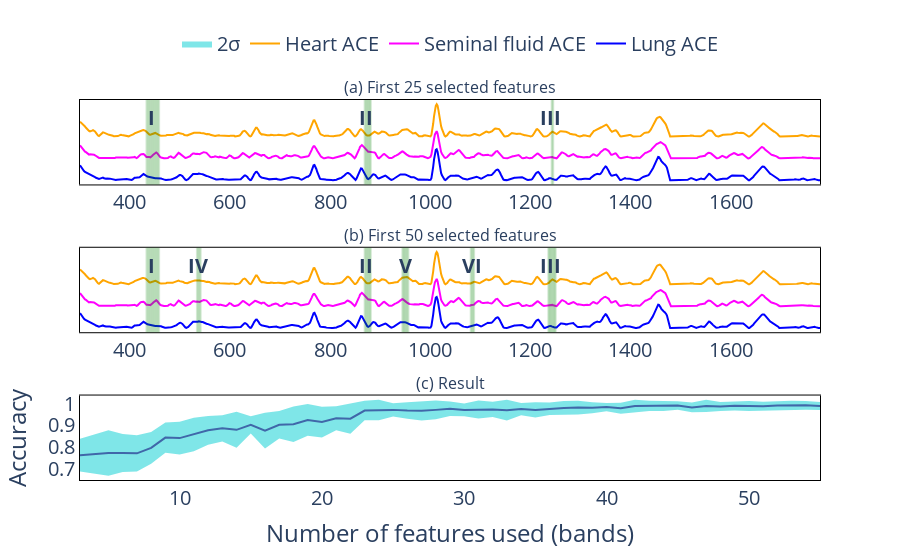

The cell this chart's notebook holds for it:
### Markdown cell above
### Plots

### Code cell
plot_accs(x_axis,data,weights)

### Figure 1 — Plotly figure (JSON) as saved in the notebook; plotly's stock layout.template omitted (floating-point values rounded to 4 significant figures; data arrays with more than 128 entries replaced by an {"elided": "..."} marker saying what was removed)
{"data": [{"marker": {"color": "blue"}, "name": "Lung ACE", "type": "scatter", "x": {"elided": "854 float values"}, "xaxis": "x", "y": {"elided": "855 float values"}, "yaxis": "y"}, {"marker": {"color": "magenta"}, "name": "Seminal fluid ACE", "type": "scatter", "x": {"elided": "854 float values"}, "xaxis": "x", "y": {"elided": "855 float values"}, "yaxis": "y"}, {"marker": {"color": "orange"}, "name": "Heart ACE", "type": "scatter", "x": {"elided": "854 float values"}, "xaxis": "x", "y": {"elided": "855 float values"}, "yaxis": "y"}, {"marker": {"color": "blue"}, "showlegend": false, "type": "scatter", "x": {"elided": "854 float values"}, "xaxis": "x2", "y": {"elided": "855 float values"}, "yaxis": "y2"}, {"marker": {"color": "magenta"}, "showlegend": false, "type": "scatter", "x": {"elided": "854 float values"}, "xaxis": "x2", "y": {"elided": "855 float values"}, "yaxis": "y2"}, {"marker": {"color": "orange"}, "showlegend": false, "type": "scatter", "x": {"elided": "854 float values"}, "xaxis": "x2", "y": {"elided": "855 float values"}, "yaxis": "y2"}, {"marker": {"color": "purple"}, "showlegend": false, "type": "scatter", "x": [3, 4, 5, 6, 7, 8, 9, 10, 11, 12, 13, 14, 15, 16, 17, 18, 19, 20, 21, 22, 23, 24, 25, 26, 27, 28, 29, 30, 31, 32, 33, 34, 35, 36, 37, 38, 39, 40, 41, 42, 43, 44, 45, 46, 47, 48, 49, 50, 51, 52, 53, 54, 55], "xaxis": "x3", "y": [0.7627, 0.7679, 0.7724, 0.7724, 0.7709, 0.7963, 0.8433, 0.841, 0.8575, 0.8769, 0.8858, 0.8791, 0.9022, 0.8754, 0.9022, 0.9045, 0.9246, 0.9149, 0.9321, 0.9306, 0.9679, 0.9701, 0.9709, 0.9679, 0.9664, 0.9709, 0.9761, 0.9709, 0.9724, 0.9731, 0.9694, 0.9746, 0.9709, 0.9761, 0.9799, 0.9813, 0.9806, 0.9836, 0.9784, 0.9888, 0.9896, 0.9888, 0.991, 0.9821, 0.9888, 0.9866, 0.9896, 0.9888, 0.9881, 0.991, 0.9925, 0.9918, 0.9888], "yaxis": "y3"}, {"line": {"color": "darkturquoise", "width": 0}, "mode": "lines", "showlegend": false, "type": "scatter", "x": [3, 4, 5, 6, 7, 8, 9, 10, 11, 12, 13, 14, 15, 16, 17, 18, 19, 20, 21, 22, 23, 24, 25, 26, 27, 28, 29, 30, 31, 32, 33, 34, 35, 36, 37, 38, 39, 40, 41, 42, 43, 44, 45, 46, 47, 48, 49, 50, 51, 52, 53, 54, 55], "xaxis": "x3", "y": [0.8376, 0.8572, 0.877, 0.8599, 0.8539, 0.8689, 0.913, 0.9167, 0.9344, 0.9429, 0.9465, 0.9619, 0.9417, 0.9573, 0.9652, 0.9859, 0.9974, 0.9856, 0.9875, 1.0, 1.012, 1.017, 1.001, 1.006, 1.011, 1.014, 1.009, 1.0, 1.014, 1.008, 1.017, 1.003, 1.006, 1.005, 1.012, 1.012, 1.006, 1.002, 1.004, 1.017, 1.013, 1.012, 1.011, 1.004, 1.017, 1.007, 1.011, 1.012, 1.008, 1.011, 1.013, 1.012, 1.007], "yaxis": "y3"}, {"fill": "tonexty", "line": {"color": "darkturquoise", "width": 0}, "mode": "lines", "name": "2σ", "type": "scatter", "x": [3, 4, 5, 6, 7, 8, 9, 10, 11, 12, 13, 14, 15, 16, 17, 18, 19, 20, 21, 22, 23, 24, 25, 26, 27, 28, 29, 30, 31, 32, 33, 34, 35, 36, 37, 38, 39, 40, 41, 42, 43, 44, 45, 46, 47, 48, 49, 50, 51, 52, 53, 54, 55], "xaxis": "x3", "y": [0.6878, 0.6786, 0.6678, 0.6849, 0.6879, 0.7236, 0.7736, 0.7654, 0.7805, 0.8109, 0.8252, 0.7963, 0.8628, 0.7935, 0.8393, 0.8231, 0.8518, 0.8442, 0.8767, 0.8611, 0.9234, 0.923, 0.9403, 0.9298, 0.9223, 0.9282, 0.9429, 0.9418, 0.9309, 0.9383, 0.9218, 0.9462, 0.9362, 0.9472, 0.9482, 0.9502, 0.9554, 0.9649, 0.9525, 0.9607, 0.9662, 0.9659, 0.9712, 0.9598, 0.9607, 0.9657, 0.9682, 0.9659, 0.9678, 0.9712, 0.9725, 0.9718, 0.9702], "yaxis": "y3"}], "layout": {"annotations": [{"font": {"size": 16}, "showarrow": false, "text": "(a) First 25 selected features", "x": 0.5, "xanchor": "center", "xref": "paper", "y": 1, "yanchor": "bottom", "yref": "paper"}, {"font": {"size": 16}, "showarrow": false, "text": "(b) First 50 selected features", "x": 0.5, "xanchor": "center", "xref": "paper", "y": 0.6111, "yanchor": "bottom", "yref": "paper"}, {"font": {"size": 16}, "showarrow": false, "text": "(c) Result", "x": 0.5, "xanchor": "center", "xref": "paper", "y": 0.2222, "yanchor": "bottom", "yref": "paper"}, {"showarrow": false, "text": "<b>I<b>", "x": 444, "xref": "x", "y": 2, "yref": "y"}, {"showarrow": false, "text": "<b>II<b>", "x": 872, "xref": "x", "y": 2, "yref": "y"}, {"showarrow": false, "text": "<b>III<b>", "x": 1240, "xref": "x", "y": 2, "yref": "y"}, {"showarrow": false, "text": "<b>I<b>", "x": 444, "xref": "x2", "y": 2, "yref": "y2"}, {"showarrow": false, "text": "<b>II<b>", "x": 872, "xref": "x2", "y": 2, "yref": "y2"}, {"showarrow": false, "text": "<b>III<b>", "x": 1240, "xref": "x2", "y": 2, "yref": "y2"}, {"showarrow": false, "text": "<b>IV<b>", "x": 537, "xref": "x2", "y": 2, "yref": "y2"}, {"showarrow": false, "text": "<b>V<b>", "x": 950, "xref": "x2", "y": 2, "yref": "y2"}, {"showarrow": false, "text": "<b>VI<b>", "x": 1084, "xref": "x2", "y": 2, "yref": "y2"}], "font": {"size": 20}, "legend": {"orientation": "h", "x": 0.5, "xanchor": "center", "y": 1.2, "yanchor": "top"}, "plot_bgcolor": "rgba(255,255,255,255)", "shapes": [{"line": {"color": "green", "dash": "solid"}, "opacity": 0.15, "type": "line", "x0": 876.1, "x1": 876.1, "xref": "x", "y0": 0, "y1": 1, "yref": "y domain"}, {"line": {"color": "green", "dash": "solid"}, "opacity": 0.15, "type": "line", "x0": 874.3, "x1": 874.3, "xref": "x", "y0": 0, "y1": 1, "yref": "y domain"}, {"line": {"color": "green", "dash": "solid"}, "opacity": 0.15, "type": "line", "x0": 450.7, "x1": 450.7, "xref": "x", "y0": 0, "y1": 1, "yref": "y domain"}, {"line": {"color": "green", "dash": "solid"}, "opacity": 0.15, "type": "line", "x0": 877.9, "x1": 877.9, "xref": "x", "y0": 0, "y1": 1, "yref": "y domain"}, {"line": {"color": "green", "dash": "solid"}, "opacity": 0.15, "type": "line", "x0": 452.7, "x1": 452.7, "xref": "x", "y0": 0, "y1": 1, "yref": "y domain"}, {"line": {"color": "green", "dash": "solid"}, "opacity": 0.15, "type": "line", "x0": 446.8, "x1": 446.8, "xref": "x", "y0": 0, "y1": 1, "yref": "y domain"}, {"line": {"color": "green", "dash": "solid"}, "opacity": 0.15, "type": "line", "x0": 448.8, "x1": 448.8, "xref": "x", "y0": 0, "y1": 1, "yref": "y domain"}, {"line": {"color": "green", "dash": "solid"}, "opacity": 0.15, "type": "line", "x0": 872.5, "x1": 872.5, "xref": "x", "y0": 0, "y1": 1, "yref": "y domain"}, {"line": {"color": "green", "dash": "solid"}, "opacity": 0.15, "type": "line", "x0": 444.9, "x1": 444.9, "xref": "x", "y0": 0, "y1": 1, "yref": "y domain"}, {"line": {"color": "green", "dash": "solid"}, "opacity": 0.15, "type": "line", "x0": 879.7, "x1": 879.7, "xref": "x", "y0": 0, "y1": 1, "yref": "y domain"}, {"line": {"color": "green", "dash": "solid"}, "opacity": 0.15, "type": "line", "x0": 454.6, "x1": 454.6, "xref": "x", "y0": 0, "y1": 1, "yref": "y domain"}, {"line": {"color": "green", "dash": "solid"}, "opacity": 0.15, "type": "line", "x0": 870.7, "x1": 870.7, "xref": "x", "y0": 0, "y1": 1, "yref": "y domain"}, {"line": {"color": "green", "dash": "solid"}, "opacity": 0.15, "type": "line", "x0": 442.9, "x1": 442.9, "xref": "x", "y0": 0, "y1": 1, "yref": "y domain"}, {"line": {"color": "green", "dash": "solid"}, "opacity": 0.15, "type": "line", "x0": 881.5, "x1": 881.5, "xref": "x", "y0": 0, "y1": 1, "yref": "y domain"}, {"line": {"color": "green", "dash": "solid"}, "opacity": 0.15, "type": "line", "x0": 456.6, "x1": 456.6, "xref": "x", "y0": 0, "y1": 1, "yref": "y domain"}, {"line": {"color": "green", "dash": "solid"}, "opacity": 0.15, "type": "line", "x0": 441.0, "x1": 441.0, "xref": "x", "y0": 0, "y1": 1, "yref": "y domain"}, {"line": {"color": "green", "dash": "solid"}, "opacity": 0.15, "type": "line", "x0": 435.1, "x1": 435.1, "xref": "x", "y0": 0, "y1": 1, "yref": "y domain"}, {"line": {"color": "green", "dash": "solid"}, "opacity": 0.15, "type": "line", "x0": 439.0, "x1": 439.0, "xref": "x", "y0": 0, "y1": 1, "yref": "y domain"}, {"line": {"color": "green", "dash": "solid"}, "opacity": 0.15, "type": "line", "x0": 868.9, "x1": 868.9, "xref": "x", "y0": 0, "y1": 1, "yref": "y domain"}, {"line": {"color": "green", "dash": "solid"}, "opacity": 0.15, "type": "line", "x0": 437.1, "x1": 437.1, "xref": "x", "y0": 0, "y1": 1, "yref": "y domain"}, {"line": {"color": "green", "dash": "solid"}, "opacity": 0.15, "type": "line", "x0": 433.2, "x1": 433.2, "xref": "x", "y0": 0, "y1": 1, "yref": "y domain"}, {"line": {"color": "green", "dash": "solid"}, "opacity": 0.15, "type": "line", "x0": 458.5, "x1": 458.5, "xref": "x", "y0": 0, "y1": 1, "yref": "y domain"}, {"line": {"color": "green", "dash": "solid"}, "opacity": 0.15, "type": "line", "x0": 1244.0, "x1": 1244.0, "xref": "x", "y0": 0, "y1": 1, "yref": "y domain"}, {"line": {"color": "green", "dash": "solid"}, "opacity": 0.15, "type": "line", "x0": 1246.0, "x1": 1246.0, "xref": "x", "y0": 0, "y1": 1, "yref": "y domain"}, {"line": {"color": "green", "dash": "solid"}, "opacity": 0.15, "type": "line", "x0": 1242.0, "x1": 1242.0, "xref": "x", "y0": 0, "y1": 1, "yref": "y domain"}, {"line": {"color": "green", "dash": "solid"}, "opacity": 0.15, "type": "line", "x0": 876.1, "x1": 876.1, "xref": "x2", "y0": 0, "y1": 1, "yref": "y2 domain"}, {"line": {"color": "green", "dash": "solid"}, "opacity": 0.15, "type": "line", "x0": 874.3, "x1": 874.3, "xref": "x2", "y0": 0, "y1": 1, "yref": "y2 domain"}, {"line": {"color": "green", "dash": "solid"}, "opacity": 0.15, "type": "line", "x0": 450.7, "x1": 450.7, "xref": "x2", "y0": 0, "y1": 1, "yref": "y2 domain"}, {"line": {"color": "green", "dash": "solid"}, "opacity": 0.15, "type": "line", "x0": 877.9, "x1": 877.9, "xref": "x2", "y0": 0, "y1": 1, "yref": "y2 domain"}, {"line": {"color": "green", "dash": "solid"}, "opacity": 0.15, "type": "line", "x0": 452.7, "x1": 452.7, "xref": "x2", "y0": 0, "y1": 1, "yref": "y2 domain"}, {"line": {"color": "green", "dash": "solid"}, "opacity": 0.15, "type": "line", "x0": 446.8, "x1": 446.8, "xref": "x2", "y0": 0, "y1": 1, "yref": "y2 domain"}, {"line": {"color": "green", "dash": "solid"}, "opacity": 0.15, "type": "line", "x0": 448.8, "x1": 448.8, "xref": "x2", "y0": 0, "y1": 1, "yref": "y2 domain"}, {"line": {"color": "green", "dash": "solid"}, "opacity": 0.15, "type": "line", "x0": 872.5, "x1": 872.5, "xref": "x2", "y0": 0, "y1": 1, "yref": "y2 domain"}, {"line": {"color": "green", "dash": "solid"}, "opacity": 0.15, "type": "line", "x0": 444.9, "x1": 444.9, "xref": "x2", "y0": 0, "y1": 1, "yref": "y2 domain"}, {"line": {"color": "green", "dash": "solid"}, "opacity": 0.15, "type": "line", "x0": 879.7, "x1": 879.7, "xref": "x2", "y0": 0, "y1": 1, "yref": "y2 domain"}, {"line": {"color": "green", "dash": "solid"}, "opacity": 0.15, "type": "line", "x0": 454.6, "x1": 454.6, "xref": "x2", "y0": 0, "y1": 1, "yref": "y2 domain"}, {"line": {"color": "green", "dash": "solid"}, "opacity": 0.15, "type": "line", "x0": 870.7, "x1": 870.7, "xref": "x2", "y0": 0, "y1": 1, "yref": "y2 domain"}, {"line": {"color": "green", "dash": "solid"}, "opacity": 0.15, "type": "line", "x0": 442.9, "x1": 442.9, "xref": "x2", "y0": 0, "y1": 1, "yref": "y2 domain"}, {"line": {"color": "green", "dash": "solid"}, "opacity": 0.15, "type": "line", "x0": 881.5, "x1": 881.5, "xref": "x2", "y0": 0, "y1": 1, "yref": "y2 domain"}, {"line": {"color": "green", "dash": "solid"}, "opacity": 0.15, "type": "line", "x0": 456.6, "x1": 456.6, "xref": "x2", "y0": 0, "y1": 1, "yref": "y2 domain"}, {"line": {"color": "green", "dash": "solid"}, "opacity": 0.15, "type": "line", "x0": 441.0, "x1": 441.0, "xref": "x2", "y0": 0, "y1": 1, "yref": "y2 domain"}, {"line": {"color": "green", "dash": "solid"}, "opacity": 0.15, "type": "line", "x0": 435.1, "x1": 435.1, "xref": "x2", "y0": 0, "y1": 1, "yref": "y2 domain"}, {"line": {"color": "green", "dash": "solid"}, "opacity": 0.15, "type": "line", "x0": 439.0, "x1": 439.0, "xref": "x2", "y0": 0, "y1": 1, "yref": "y2 domain"}, {"line": {"color": "green", "dash": "solid"}, "opacity": 0.15, "type": "line", "x0": 868.9, "x1": 868.9, "xref": "x2", "y0": 0, "y1": 1, "yref": "y2 domain"}, {"line": {"color": "green", "dash": "solid"}, "opacity": 0.15, "type": "line", "x0": 437.1, "x1": 437.1, "xref": "x2", "y0": 0, "y1": 1, "yref": "y2 domain"}, {"line": {"color": "green", "dash": "solid"}, "opacity": 0.15, "type": "line", "x0": 433.2, "x1": 433.2, "xref": "x2", "y0": 0, "y1": 1, "yref": "y2 domain"}, {"line": {"color": "green", "dash": "solid"}, "opacity": 0.15, "type": "line", "x0": 458.5, "x1": 458.5, "xref": "x2", "y0": 0, "y1": 1, "yref": "y2 domain"}, {"line": {"color": "green", "dash": "solid"}, "opacity": 0.15, "type": "line", "x0": 1244.0, "x1": 1244.0, "xref": "x2", "y0": 0, "y1": 1, "yref": "y2 domain"}, {"line": {"color": "green", "dash": "solid"}, "opacity": 0.15, "type": "line", "x0": 1246.0, "x1": 1246.0, "xref": "x2", "y0": 0, "y1": 1, "yref": "y2 domain"}, {"line": {"color": "green", "dash": "solid"}, "opacity": 0.15, "type": "line", "x0": 1242.0, "x1": 1242.0, "xref": "x2", "y0": 0, "y1": 1, "yref": "y2 domain"}, {"line": {"color": "green", "dash": "solid"}, "opacity": 0.15, "type": "line", "x0": 1247.0, "x1": 1247.0, "xref": "x2", "y0": 0, "y1": 1, "yref": "y2 domain"}, {"line": {"color": "green", "dash": "solid"}, "opacity": 0.15, "type": "line", "x0": 951.2, "x1": 951.2, "xref": "x2", "y0": 0, "y1": 1, "yref": "y2 domain"}, {"line": {"color": "green", "dash": "solid"}, "opacity": 0.15, "type": "line", "x0": 953.0, "x1": 953.0, "xref": "x2", "y0": 0, "y1": 1, "yref": "y2 domain"}, {"line": {"color": "green", "dash": "solid"}, "opacity": 0.15, "type": "line", "x0": 949.4, "x1": 949.4, "xref": "x2", "y0": 0, "y1": 1, "yref": "y2 domain"}, {"line": {"color": "green", "dash": "solid"}, "opacity": 0.15, "type": "line", "x0": 954.7, "x1": 954.7, "xref": "x2", "y0": 0, "y1": 1, "yref": "y2 domain"}, {"line": {"color": "green", "dash": "solid"}, "opacity": 0.15, "type": "line", "x0": 1241.0, "x1": 1241.0, "xref": "x2", "y0": 0, "y1": 1, "yref": "y2 domain"}, {"line": {"color": "green", "dash": "solid"}, "opacity": 0.15, "type": "line", "x0": 1249.0, "x1": 1249.0, "xref": "x2", "y0": 0, "y1": 1, "yref": "y2 domain"}, {"line": {"color": "green", "dash": "solid"}, "opacity": 0.15, "type": "line", "x0": 947.6, "x1": 947.6, "xref": "x2", "y0": 0, "y1": 1, "yref": "y2 domain"}, {"line": {"color": "green", "dash": "solid"}, "opacity": 0.15, "type": "line", "x0": 956.5, "x1": 956.5, "xref": "x2", "y0": 0, "y1": 1, "yref": "y2 domain"}, {"line": {"color": "green", "dash": "solid"}, "opacity": 0.15, "type": "line", "x0": 1239.0, "x1": 1239.0, "xref": "x2", "y0": 0, "y1": 1, "yref": "y2 domain"}, {"line": {"color": "green", "dash": "solid"}, "opacity": 0.15, "type": "line", "x0": 1251.0, "x1": 1251.0, "xref": "x2", "y0": 0, "y1": 1, "yref": "y2 domain"}, {"line": {"color": "green", "dash": "solid"}, "opacity": 0.15, "type": "line", "x0": 945.9, "x1": 945.9, "xref": "x2", "y0": 0, "y1": 1, "yref": "y2 domain"}, {"line": {"color": "green", "dash": "solid"}, "opacity": 0.15, "type": "line", "x0": 1237.0, "x1": 1237.0, "xref": "x2", "y0": 0, "y1": 1, "yref": "y2 domain"}, {"line": {"color": "green", "dash": "solid"}, "opacity": 0.15, "type": "line", "x0": 1236.0, "x1": 1236.0, "xref": "x2", "y0": 0, "y1": 1, "yref": "y2 domain"}, {"line": {"color": "green", "dash": "solid"}, "opacity": 0.15, "type": "line", "x0": 944.1, "x1": 944.1, "xref": "x2", "y0": 0, "y1": 1, "yref": "y2 domain"}, {"line": {"color": "green", "dash": "solid"}, "opacity": 0.15, "type": "line", "x0": 1084.0, "x1": 1084.0, "xref": "x2", "y0": 0, "y1": 1, "yref": "y2 domain"}, {"line": {"color": "green", "dash": "solid"}, "opacity": 0.15, "type": "line", "x0": 537.8, "x1": 537.8, "xref": "x2", "y0": 0, "y1": 1, "yref": "y2 domain"}, {"line": {"color": "green", "dash": "solid"}, "opacity": 0.15, "type": "line", "x0": 1086.0, "x1": 1086.0, "xref": "x2", "y0": 0, "y1": 1, "yref": "y2 domain"}, {"line": {"color": "green", "dash": "solid"}, "opacity": 0.15, "type": "line", "x0": 539.7, "x1": 539.7, "xref": "x2", "y0": 0, "y1": 1, "yref": "y2 domain"}, {"line": {"color": "green", "dash": "solid"}, "opacity": 0.15, "type": "line", "x0": 535.9, "x1": 535.9, "xref": "x2", "y0": 0, "y1": 1, "yref": "y2 domain"}, {"line": {"color": "green", "dash": "solid"}, "opacity": 0.15, "type": "line", "x0": 1083.0, "x1": 1083.0, "xref": "x2", "y0": 0, "y1": 1, "yref": "y2 domain"}, {"line": {"color": "green", "dash": "solid"}, "opacity": 0.15, "type": "line", "x0": 1088.0, "x1": 1088.0, "xref": "x2", "y0": 0, "y1": 1, "yref": "y2 domain"}, {"line": {"color": "green", "dash": "solid"}, "opacity": 0.15, "type": "line", "x0": 541.6, "x1": 541.6, "xref": "x2", "y0": 0, "y1": 1, "yref": "y2 domain"}, {"line": {"color": "green", "dash": "solid"}, "opacity": 0.15, "type": "line", "x0": 534.0, "x1": 534.0, "xref": "x2", "y0": 0, "y1": 1, "yref": "y2 domain"}, {"line": {"color": "green", "dash": "solid"}, "opacity": 0.15, "type": "line", "x0": 1081.0, "x1": 1081.0, "xref": "x2", "y0": 0, "y1": 1, "yref": "y2 domain"}], "showlegend": true, "xaxis": {"anchor": "y", "domain": [0, 1], "linecolor": "black", "linewidth": 1, "mirror": true, "showline": true}, "xaxis2": {"anchor": "y2", "domain": [0, 1], "linecolor": "black", "linewidth": 1, "mirror": true, "showline": true}, "xaxis3": {"anchor": "y3", "domain": [0, 1], "linecolor": "black", "linewidth": 1, "mirror": true, "showline": true, "title": {"text": "Number of features used (bands)"}}, "yaxis": {"anchor": "x", "domain": [0.7778, 1], "linecolor": "black", "linewidth": 1, "mirror": true, "showline": true, "showticklabels": false}, "yaxis2": {"anchor": "x2", "domain": [0.3889, 0.6111], "linecolor": "black", "linewidth": 1, "mirror": true, "showline": true, "showticklabels": false}, "yaxis3": {"anchor": "x3", "domain": [0, 0.2222], "linecolor": "black", "linewidth": 1, "mirror": true, "showline": true, "title": {"text": "Accuracy"}}}}
